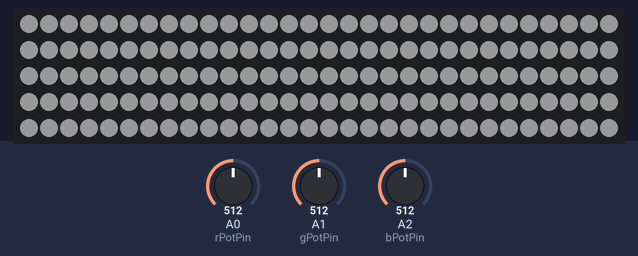
Simulated run of this sketch. Board: Arduino Uno, built with avr-gcc and run on an emulated ATmega328P. Shown: 150 RGB LEDs in strip order, left to right, continuing on the next row. Inputs (shaded band) come from the test bench; at power-on: A0 (rPotPin) = 512, A1 (gPotPin) = 512, A2 (bPotPin) = 512. Dim RGB values are drawn brighter than linear.

Above: at 1.7 s.
1.8 s: A0 (rPotPin) set to 675
4.2 s: A0 (rPotPin) set to 702
7.0 s: A1 (gPotPin) set to 536
9.7 s: A2 (bPotPin) set to 532
12.5 s: A1 (gPotPin) set to 511
15.2 s: A2 (bPotPin) set to 306
At 17.8 s:
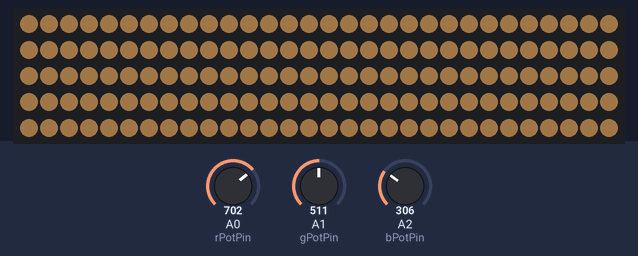
Timing chart, 0 to 19.0 s (numbered marks = the images above; inputs shaded):
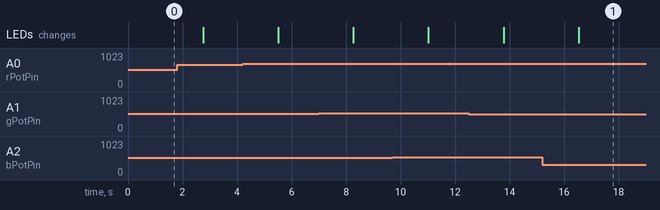

The sketch:

RGB_Control_Panel.ino
```cpp
int const rPotPin = A0;
int const gPotPin = A1;
int const bPotPin = A2;

int const OutPin = 6;

int rVal;
int gVal;
int bVal;

#include <Adafruit_NeoPixel.h>
#ifdef __AVR__
 #include <avr/power.h>
#endif


#define LED_PIN    6


#define LED_COUNT 150


Adafruit_NeoPixel strip(LED_COUNT, LED_PIN, NEO_GRB + NEO_KHZ800);

void setup() {

#if defined(__AVR_ATtiny85__) && (F_CPU == 16000000)
  clock_prescale_set(clock_div_1);
#endif

  strip.begin();
  strip.show();
  strip.setBrightness(50);
}


void loop() {

  rVal = analogRead(rPotPin) / 4;
  gVal = analogRead(gPotPin) / 4;
  bVal = analogRead(bPotPin) / 4;

  colorWipe(strip.Color(rVal, gVal, bVal), 0);
}


void colorWipe(uint32_t color, int wait) {
  for(int i=0; i<strip.numPixels(); i++) {
    strip.setPixelColor(i, color);
    strip.show();
    delay(wait);
  }
}
```

Measured:
- after the input at 15.2 s, the LEDs: change after 1.3 s (image 1)
